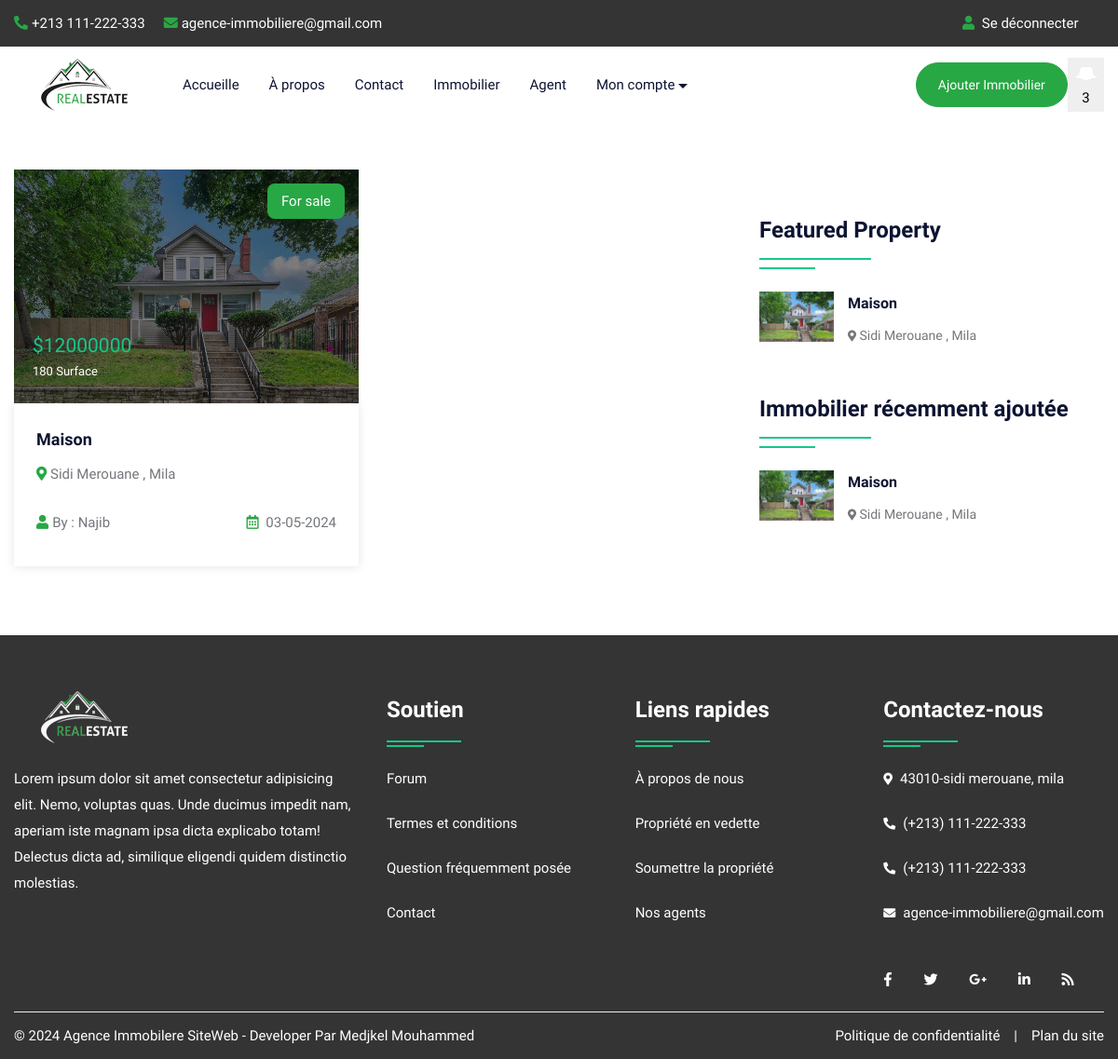
Page /property.php (signed in) on the committed database.
### tables this page shows
CREATE TABLE `property` (
  `pid` int(50) NOT NULL,
  `title` varchar(200) NOT NULL,
  `pcontent` longtext NOT NULL,
  `type` varchar(100) NOT NULL,
  `bhk` varchar(50) NOT NULL,
  `stype` varchar(100) NOT NULL,
  `bedroom` int(50) NOT NULL,
  `bathroom` int(50) NOT NULL,
  `balcony` int(50) NOT NULL,
  `kitchen` int(50) NOT NULL,
  `hall` int(50) NOT NULL,
  `floor` varchar(50) NOT NULL,
  `size` int(50) NOT NULL,
  `price` int(50) NOT NULL,
  `location` varchar(200) NOT NULL,
  `city` varchar(100) NOT NULL,
  `state` varchar(100) NOT NULL,
  `feature` longtext NOT NULL,
  `pimage` varchar(300) NOT NULL,
  `pimage1` varchar(300) NOT NULL,
  `pimage2` varchar(300) NOT NULL,
  `pimage3` varchar(300) NOT NULL,
  `pimage4` varchar(300) NOT NULL,
  `uid` int(50) NOT NULL,
  `status` varchar(50) NOT NULL,
  `mapimage` varchar(300) NOT NULL,
  `topmapimage` varchar(300) NOT NULL,
  `groundmapimage` varchar(300) NOT NULL,
  `totalfloor` varchar(50) NOT NULL,
  `date` datetime NOT NULL DEFAULT current_timestamp(),
  `isFeatured` int(11) DEFAULT NULL
);

CREATE TABLE `user` (
  `uid` int(50) NOT NULL,
  `uname` varchar(100) NOT NULL,
  `uemail` varchar(100) NOT NULL,
  `uphone` varchar(20) NOT NULL,
  `upass` varchar(50) NOT NULL,
  `utype` varchar(50) NOT NULL,
  `uimage` varchar(300) NOT NULL
);

### property.php (the view, shortened to what this page needs)
<!DOCTYPE html>
<html lang="en">
<head>
<link rel="stylesheet" type="text/css" href="css/bootstrap.min.css">
<link rel="stylesheet" type="text/css" href="css/bootstrap-slider.css">
<link rel="stylesheet" type="text/css" href="css/jquery-ui.css">
<link rel="stylesheet" type="text/css" href="css/layerslider.css">
<link rel="stylesheet" type="text/css" href="css/color.css" id="color-change">
<link rel="stylesheet" type="text/css" href="css/owl.carousel.min.css">
<link rel="stylesheet" type="text/css" href="css/font-awesome.min.css">
<link rel="stylesheet" type="text/css" href="fonts/flaticon/flaticon.css">
<link rel="stylesheet" type="text/css" href="css/style.css">
</head>
<body>
<div id="page-wrapper">
    <div class="row">
		<?php include("include/header.php");?>
        <div class="full-row">
            <div class="container">
                <div class="row">
					<div class="col-lg-8">
                        <div class="row">
							<?php
							$query=mysqli_query($con,"SELECT property.*, user.uname,user.utype,user.uimage FROM `property`,`user` WHERE property.uid=user.uid");
								while($row=mysqli_fetch_array($query))
								{
							?>
                            <div class="col-md-6">
                                <div class="featured-thumb hover-zoomer mb-4">
                                    <div class="overlay-black overflow-hidden position-relative"> <img src="admin/property/<?php echo $row['18'];?>" alt="pimage">
                                        <div class="sale bg-success text-white">For <?php echo $row['5'];?></div>
                                        <div class="price text-primary text-capitalize">$<?php echo $row['13'];?> <span class="text-white"><?php echo $row['12'];?> Surface</span></div>
                                    </div>
                                    <div class="featured-thumb-data shadow-one">
                                        <div class="p-4">
                                            <h5 class="text-secondary hover-text-success mb-2 text-capitalize"><a href="propertydetail.php?pid=<?php echo $row['0'];?>"><?php echo $row['1'];?></a></h5>
                                            <span class="location text-capitalize"><i class="fas fa-map-marker-alt text-success"></i> <?php echo $row['14'];?></span> </div>
                                        <div class="px-4 pb-4 d-inline-block w-100">
                                            <div class="float-left text-capitalize"><i class="fas fa-user text-success mr-1"></i>By : <?php echo $row['uname'];?></div>
                                            <div class="float-right"><i class="far fa-calendar-alt text-success mr-1"></i> <?php echo date('d-m-Y', strtotime($row['date']));?></div>
                                        </div>
                                    </div>
                                </div>
                            </div>
                            <?php } ?>
                        </div>
                    </div>
                    <div class="col-lg-4">
                        <h4 class="double-down-line-left text-secondary position-relative pb-4 mb-4 mt-5">Featured Property</h4>
                        <ul class="property_list_widget">
                            <?php
                            $query=mysqli_query($con,"SELECT * FROM `property` WHERE isFeatured = 1 ORDER BY date DESC LIMIT 3");
                                    while($row=mysqli_fetch_array($query))
                                    {
                            ?>
                            <li> <img src="admin/property/<?php echo $row['18'];?>" alt="pimage">
                                <h6 class="text-secondary hover-text-success text-capitalize"><a href="propertydetail.php?pid=<?php echo $row['0'];?>"><?php echo $row['1'];?></a></h6>
                                <span class="font-14"><i class="fas fa-map-marker-alt icon-success icon-small"></i> <?php echo $row['14'];?></span>
                            </li>
                            <?php } ?>
                        </ul>
                        <div class="sidebar-widget mt-5">
                            <h4 class="double-down-line-left text-secondary position-relative pb-4 mb-4">Immobilier récemment ajoutée</h4>
                            <ul class="property_list_widget">
								<?php
								$query=mysqli_query($con,"SELECT * FROM `property` ORDER BY date DESC LIMIT 6");
										while($row=mysqli_fetch_array($query))
										{
								?>
                                <li> <img src="admin/property/<?php echo $row['18'];?>" alt="pimage">
                                    <h6 class="text-secondary hover-text-success text-capitalize"><a href="propertydetail.php?pid=<?php echo $row['0'];?>"><?php echo $row['1'];?></a></h6>
                                    <span class="font-14"><i class="fas fa-map-marker-alt icon-success icon-small"></i> <?php echo $row['14'];?></span>
                                </li>
                                <?php } ?>
                            </ul>
                        </div>
                    </div>
                </div>
            </div>
        </div>
		<?php include("include/footer.php");?>
    </div>
</div>
</body>
</html>

### css/color.css (style rules this page uses)
:root { --theme-ordinary-color: #74777b; }
:root { --theme-primary-color: #17c788; }
:root { --theme-secondary-color: #0d1432; }
:root { --theme-white-color: #fff; }
:root { --theme-light-color: #f8f8f8; }
:root { --theme-gray-color: #f5f5f5; }
:root { --theme-footer-color: #091b4b; }
:root { --theme-dark-color: #091b4b; }
:root { --text-light-color: #a3a7af; }
:root { --theme-primary-opacity-color: rgba(11, 191, 141, .8); }
:root { --theme-secondary-opacity-color: rgba(13,20,50,0.7); }
:root { --theme-white-opacity-color: rgba(255, 255, 255, 0.3); }
:root { --theme-dark-opacity-color: rgba(0, 0, 0, 0.5); }
:root { --theme-ordinary-font: 'Muli', sans-serif; }
:root { --theme-highlight-font: 'Comfortaa', cursive; }

### css/style.css (style rules this page uses)
.container, .container-fluid { transition: all 0.6s ease 0s; -moz-transition: all 0.6s ease 0s; -webkit-transition: all 0.6s ease 0s; -o-transition: all 0.6s ease 0s; }
#page-wrapper { padding-left: 15px; padding-right: 15px; background-color: #fff; overflow: hidden !important; position: relative; }
.text-ordinary, a.text-ordinary, .text-ordinary a, body, .dropdown-item, .footer-widget li a, .text-ordinary .jslider .jslider-label, .breadcrumb-item > a, .list-text-white a.dropdown-item { color: var(--theme-ordinary-color); }
.text-primary, a.text-primary, .text-primary a, a.text-primary:focus, a.hover-text-primary:hover, .hover-text-primary:hover, .hover-text-primary a:hover { color: var(--theme-primary-color) !important; }
.text-secondary, .text-secondary a, a.text-secondary, a.hover-text-secondary:hover, .hover-text-secondary:hover, .hover-text-secondary a:hover { color: var(--theme-secondary-color) !important; }
[class*="double-down-line"]::before, [class*="double-down-line"]::after { background-color: var(--theme-primary-color); }
.overlay-black::before { background-color: var(--theme-dark-opacity-color); }
.hover-shadow:hover, .shadow-one { -webkit-box-shadow: 0px 1px 10px 0px rgba(0, 0, 0, 0.1); -moz-box-shadow: 0px 1px 10px 0px rgba(0, 0, 0, 0.1); box-shadow: 0px 1px 10px 0px rgba(0, 0, 0, 0.1); }
.icon-small { font-size: 12px; }
.transation-3s, .transation-3s:hover, .hover-zoomer img, .hover-bg-white, a, a:hover, .btn, .btn:hover, .radio-check label, .message-list li .message-action, .timeline-item .circle, .timeline-item .date-time, .clip-item .fa-times { -moz-transition: all 300ms ease-in-out 0s; -webkit-transition: all 300ms ease-in-out 0s; -o-transition: all 300ms ease-in-out 0s; -ms-transition: all 300ms ease-in-out 0s; transition: all 300ms ease-in-out 0s; }
body { font-family: var(--theme-ordinary-font); font-size: 15px; line-height: 28px; }
h1, .h1, h2, .h2, h3, .h3, h4, .h4, h5, .h5, h6, .h6 { font-family: var(--theme-highlight-font); font-weight: 700; }
h4, .h4 { line-height: 35px; }
h5 { font-size: 18px; line-height: 30px; }
h6, .h6 { line-height: 25px; }
ul, ol { padding: 0; margin: 0; list-style: none; }
a, a:hover, .btn-link, .btn-link:hover { text-decoration: none; cousor: pointer; }
img { width: 100%; }
.full-row { position: relative; width: 100%; padding: 50px 0; }
[class*="double-down-line"] { position: relative; padding-bottom: 35px; }
[class*="double-down-line"]::before, [class*="double-down-line"]::after { content: ""; height: 2px; position: absolute; }
[class*="double-down-line"]::before { width: 120px; bottom: 10px; }
[class*="double-down-line"]::after { width: 60px; bottom: 0; }
[class*="double-down-line-left"]::before, [class*="double-down-line-left"]::after { left: 0; }
[class*="overlay-"]::before { position: absolute; content: " "; top: 0; left: 0; right: 0; bottom: 0; }
.overlay-black::before { display: block; z-index: 9; }
.hover-zoomer img { -webkit-transform: scale(1); -moz-transform: scale(1); -o-transform: scale(1); -ms-transform: scale(1); transform: scale(1); }
.font-14 { font-size: 14px; }
::placeholder { font: var(--theme-ordinary-font); font-size: 15px; font-weight: 400; color: #fff; }
.featured-thumb .sale { padding: 5px 15px; border-radius: 8px; z-index: 99; position: absolute; top: 15px; right: 15px; }
.featured-thumb .price, .featured-thumb .appartment { position: absolute; bottom: 20px; left: 20px; z-index: 99; font-size: 21px; }
.featured-thumb .price span { font-size: 13px; display: block; }
.property_list_widget li { margin-bottom: 30px; }
.property_list_widget li img { width: 80px; height: auto; float: left; margin-right: 15px; }

### rows in the picture
property: pimage (picture), stype "sale", price "12000000", size "180", title "Maison", location "Sidi Merouane , Mila", uid.uname "Najib", date "03-05-2024"

### other values in the picture
$userNotification['count'] "3"
